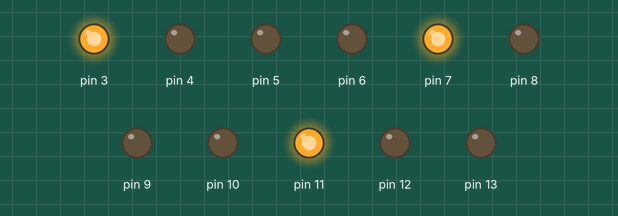
Bench run of a sketch on a simulated Arduino Uno, built with avr-gcc and run on an emulated ATmega328P. On the bench: output pins drawn as LEDs (lit = HIGH).

Above: at 0.05 s.
At 1.47 s:
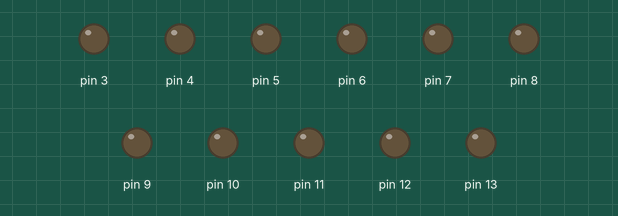
At 2.9 s:
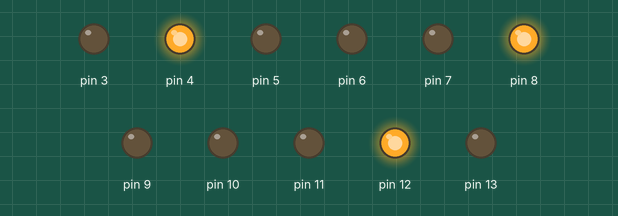
Timing chart, 0 to 3.2 s (numbered marks = the images above):
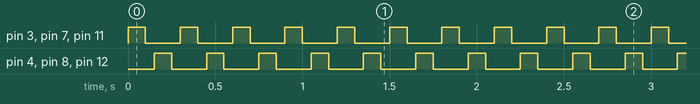

The sketch:

ninu_ninu.ino
```cpp
void setup() {
  // put your setup code here, to run once:
pinMode (3,OUTPUT);
pinMode (4,OUTPUT);
pinMode (5,OUTPUT);
pinMode (6,OUTPUT);
pinMode (7,OUTPUT);
pinMode (8,OUTPUT);
pinMode (9,OUTPUT);
pinMode (10,OUTPUT);
pinMode (11,OUTPUT);
pinMode (12,OUTPUT);
pinMode (13,OUTPUT);

}
void loop() {
  // put your main code here, to run repeatedly:
digitalWrite (3, HIGH);
digitalWrite (7, HIGH);
digitalWrite (11,HIGH);
delay(100);
digitalWrite (3, LOW);
digitalWrite (7, LOW);
digitalWrite (11,LOW);
delay(50);
digitalWrite (4, HIGH);
digitalWrite (8, HIGH);
digitalWrite (12,HIGH);
delay(100);
digitalWrite (4, LOW);
digitalWrite (8, LOW);
digitalWrite (12,LOW);
delay(50);

}
```

Measured:
- by itself, pin 3, pin 4, pin 7, pin 8, pin 11, pin 12: alternates HIGH for 0.10 s and LOW for 0.20 s
